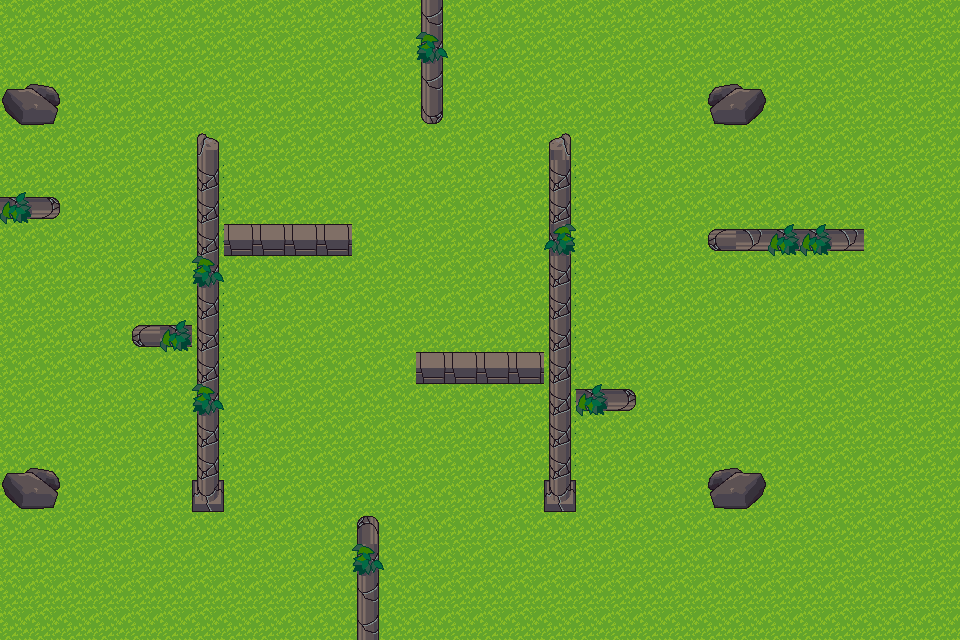

This game map was drawn from its Tiled (.tmx) file and the tilesets committed beside it. A one-line description and the full map source follow:
An orthogonal 30x20 tile map with 32x32 px tiles, 2 tile layers (background, objects) and 13 objects.

<map version="1.8" tiledversion="1.8.4" orientation="orthogonal" renderorder="right-down" width="30" height="20" tilewidth="32" tileheight="32" infinite="0" nextlayerid="4" nextobjectid="28">
 <tileset firstgid="1" name="terrain_atlas" tilewidth="32" tileheight="32" tilecount="1024" columns="32">
  <image source="terrain_atlas.png" width="1024" height="1024" />
 </tileset>
 <layer id="1" name="background" width="30" height="20">
  <data encoding="csv">
738,738,738,738,738,738,738,738,738,738,738,738,738,738,738,738,738,738,738,738,738,738,738,738,738,738,738,738,738,738,
738,738,738,738,738,738,738,738,738,738,738,738,738,738,738,738,738,738,738,738,738,738,738,738,738,738,738,738,738,738,
738,738,738,738,738,738,738,738,738,738,738,738,738,738,738,738,738,738,738,738,738,738,738,738,738,738,738,738,738,738,
738,738,738,738,738,738,738,738,738,738,738,738,738,738,738,738,738,738,738,738,738,738,738,738,738,738,738,738,738,738,
738,738,738,738,738,738,738,738,738,738,738,738,738,738,738,738,738,738,738,738,738,738,738,738,738,738,738,738,738,738,
738,738,738,738,738,738,738,738,738,738,738,738,738,738,738,738,738,738,738,738,738,738,738,738,738,738,738,738,738,738,
738,738,738,738,738,738,738,738,738,738,738,738,738,738,738,738,738,738,738,738,738,738,738,738,738,738,738,738,738,738,
738,738,738,738,738,738,738,738,738,738,738,738,738,738,738,738,738,738,738,738,738,738,738,738,738,738,738,738,738,738,
738,738,738,738,738,738,738,738,738,738,738,738,738,738,738,738,738,738,738,738,738,738,738,738,738,738,738,738,738,738,
738,738,738,738,738,738,738,738,738,738,738,738,738,738,738,738,738,738,738,738,738,738,738,738,738,738,738,738,738,738,
738,738,738,738,738,738,738,738,738,738,738,738,738,738,738,738,738,738,738,738,738,738,738,738,738,738,738,738,738,738,
738,738,738,738,738,738,738,738,738,738,738,738,738,738,738,738,738,738,738,738,738,738,738,738,738,738,738,738,738,738,
738,738,738,738,738,738,738,738,738,738,738,738,738,738,738,738,738,738,738,738,738,738,738,738,738,738,738,738,738,738,
738,738,738,738,738,738,738,738,738,738,738,738,738,738,738,738,738,738,738,738,738,738,738,738,738,738,738,738,738,738,
738,738,738,738,738,738,738,738,738,738,738,738,738,738,738,738,738,738,738,738,738,738,738,738,738,738,738,738,738,738,
738,738,738,738,738,738,738,738,738,738,738,738,738,738,738,738,738,738,738,738,738,738,738,738,738,738,738,738,738,738,
738,738,738,738,738,738,738,738,738,738,738,738,738,738,738,738,738,738,738,738,738,738,738,738,738,738,738,738,738,738,
738,738,738,738,738,738,738,738,738,738,738,738,738,738,738,738,738,738,738,738,738,738,738,738,738,738,738,738,738,738,
738,738,738,738,738,738,738,738,738,738,738,738,738,738,738,738,738,738,738,738,738,738,738,738,738,738,738,738,738,738,
738,738,738,738,738,738,738,738,738,738,738,738,738,738,738,738,738,738,738,738,738,738,738,738,738,738,738,738,738,738
</data>
 </layer>
 <layer id="3" name="objects" width="30" height="20">
  <data encoding="csv">
0,0,0,0,0,0,0,0,0,0,0,0,0,532,0,0,0,0,0,0,0,0,0,0,0,0,0,0,0,0,
0,0,0,0,0,0,0,0,0,0,0,0,0,466,0,0,0,0,0,0,0,0,0,0,0,0,0,0,0,0,
860,861,0,0,0,0,0,0,0,0,0,0,0,532,0,0,0,0,0,0,0,0,2147484509,2147484508,0,0,0,0,0,0,
892,893,0,0,0,0,0,0,0,0,0,0,0,565,0,0,0,0,0,0,0,0,2147484541,2147484540,0,0,0,0,0,0,
0,0,0,0,0,0,500,0,0,0,0,0,0,0,0,0,0,2147484148,0,0,0,0,0,0,0,0,0,0,0,0,
0,0,0,0,0,0,533,0,0,0,0,0,0,0,0,0,0,533,0,0,0,0,0,0,0,0,0,0,0,0,
1610613202,1610613301,0,0,0,0,533,0,0,0,0,0,0,0,0,0,0,533,0,0,0,0,0,0,0,0,0,0,0,0,
0,0,0,0,0,0,533,854,854,854,854,0,0,0,0,0,0,2147484114,0,0,0,0,2684355125,1610613268,1610613202,1610613202,1610613268,0,0,0,
0,0,0,0,0,0,466,0,0,0,0,0,0,0,0,0,0,533,0,0,0,0,0,0,0,0,0,0,0,0,
0,0,0,0,0,0,533,0,0,0,0,0,0,0,0,0,0,533,0,0,0,0,0,0,0,0,0,0,0,0,
0,0,0,0,2684355125,1610613202,533,0,0,0,0,0,0,0,0,0,0,533,0,0,0,0,0,0,0,0,0,0,0,0,
0,0,0,0,0,0,533,0,0,0,0,0,0,854,854,854,854,533,0,0,0,0,0,0,0,0,0,0,0,0,
0,0,0,0,0,0,466,0,0,0,0,0,0,0,0,0,0,533,1610613202,1610613301,0,0,0,0,0,0,0,0,0,0,
0,0,0,0,0,0,533,0,0,0,0,0,0,0,0,0,0,533,0,0,0,0,0,0,0,0,0,0,0,0,
860,861,0,0,0,0,533,0,0,0,0,0,0,0,0,0,0,533,0,0,0,0,2147484509,2147484508,0,0,0,0,0,0,
892,893,0,0,0,0,564,0,0,0,0,0,0,0,0,0,0,564,0,0,0,0,2147484541,2147484540,0,0,0,0,0,0,
0,0,0,0,0,0,0,0,0,0,0,3221226037,0,0,0,0,0,0,0,0,0,0,0,0,0,0,0,0,0,0,
0,0,0,0,0,0,0,0,0,0,0,466,0,0,0,0,0,0,0,0,0,0,0,0,0,0,0,0,0,0,
0,0,0,0,0,0,0,0,0,0,0,532,0,0,0,0,0,0,0,0,0,0,0,0,0,0,0,0,0,0,
0,0,0,0,0,0,0,0,0,0,0,532,0,0,0,0,0,0,0,0,0,0,0,0,0,0,0,0,0,0
</data>
 </layer>
 <objectgroup id="2" name="collisions">
  <object id="2" x="541.211" y="127.115" width="37.4325" height="386.802" />
  <object id="6" x="189.502" y="123.995" width="35.8728" height="388.362" />
  <object id="9" x="415.657" y="-3.11937" width="31.9736" height="127.894" />
  <object id="13" x="353.269" y="515.477" width="29.6341" height="128.674" />
  <object id="14" x="-13.2573" y="190.282" width="77.9844" height="34.3131" />
  <object id="17" x="123.995" y="318.956" width="78.7642" height="33.5333" />
  <object id="18" x="408.638" y="350.15" width="142.711" height="34.3131" />
  <object id="19" x="208.218" y="219.916" width="147.39" height="38.9922" />
  <object id="21" x="-3.11937" y="82.6634" width="67.8464" height="44.4511" />
  <object id="23" x="-5.4589" y="464.787" width="67.8464" height="44.4511" />
  <object id="24" x="701.079" y="77.2045" width="67.8464" height="51.4697" />
  <object id="25" x="700.3" y="463.227" width="67.0665" height="47.5705" />
  <object id="27" x="708.098" y="225.375" width="159.088" height="28.8542" />
 </objectgroup>
</map>
